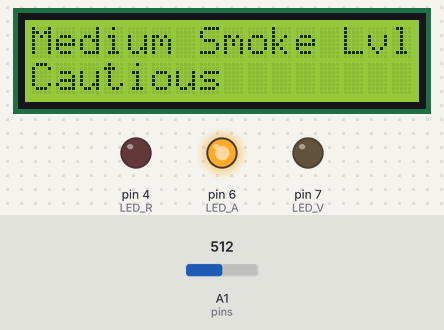
This sketch was run on a simulated Arduino Uno, built with avr-gcc and run on an emulated ATmega328P. On the bench: 16×2 character LCD, output pins drawn as LEDs (lit = HIGH). The inputs (shaded band) are chosen by the test bench; at power-on: A1 (pins) = 512.

Above: at 1.2 s.
1.3 s: A1 (pins) set to 587
2.8 s: A1 (pins) set to 608
At 3.7 s:
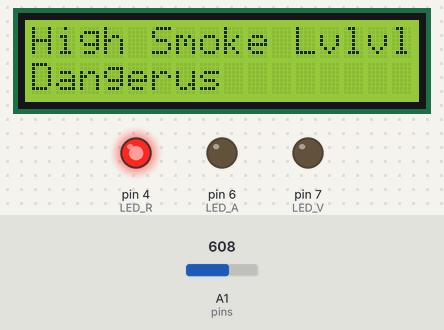
4.5 s: A1 (pins) set to 306
At 5.2 s:
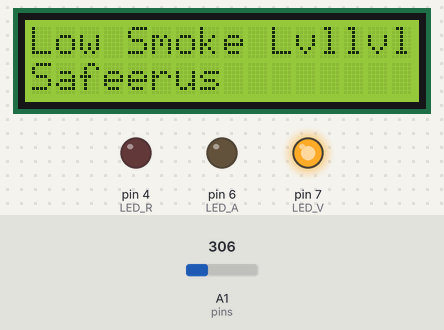
6.0 s: A1 (pins) set to 433
7.5 s: A1 (pins) set to 462
At 8.1 s:
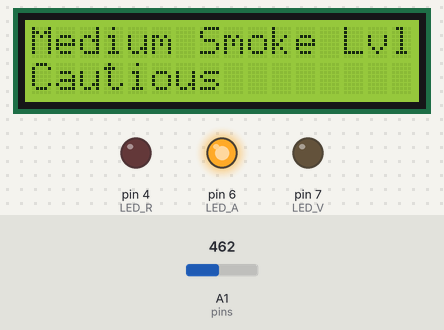
9.1 s: A1 (pins) set to 306
At 9.5 s:
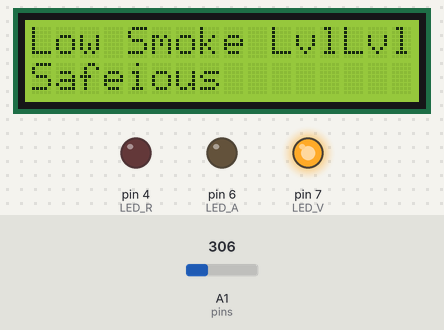
Timing chart, 0 to 11.6 s (numbered marks = the images above; inputs shaded):
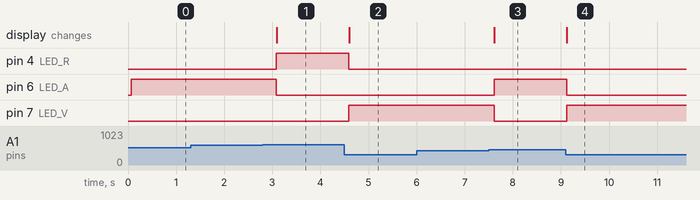

The sketch:

smoke.ino
```cpp
#include<LiquidCrystal.h>
LiquidCrystal lcd(3,2,11,10,9,5);
int const pins = A1;
int LED_V = 7;
int LED_A = 6;
int sensor = A2;
int LED_R = 4;

void setup(){
  	pinMode(LED_V, OUTPUT);
    pinMode(LED_A, OUTPUT);
    pinMode(LED_R, OUTPUT);
    Serial.begin(9600);
  	lcd.begin(16,2);
}

void loop(){
    int sensorReading = analogRead(pins);
    int valor = map(sensorReading, 300, 750, 0, 3);
  switch(valor){
    case 0:
    digitalWrite(LED_V,HIGH);
     digitalWrite(LED_A,LOW);
     digitalWrite(LED_R,LOW);
  	lcd.setCursor(0,0);
	lcd.write("Low Smoke Lvl");
    lcd.setCursor(0,1);
    lcd.write("Safe");

  	break;

  	case 1:
    digitalWrite(LED_A,HIGH);
     digitalWrite(LED_R,LOW);
    digitalWrite(LED_V,LOW);
    lcd.setCursor(0,0);
    lcd.write("Medium Smoke Lvl");
    lcd.setCursor(0,1);
    lcd.write("Cautious");
      break;

  	case 2:
      digitalWrite(LED_R,HIGH);
    digitalWrite(LED_V,LOW);
    digitalWrite(LED_A,LOW);
    lcd.setCursor(0,0);
    lcd.write("High Smoke Lvl");
    lcd.setCursor(0,1);
    lcd.write("Danger");
    break;
  }


  delay(500);
}
```

Measured:
- the behaviour switches between 599 and 600 on A1 (pins) (found by bisection; images 0 and 1)
- the behaviour switches between 449 and 450 on A1 (pins) (found by bisection; images 2 and 3)
- after the input at 1.3 s, every drawn part: stays the same
- after the input at 2.8 s, pin 4 (LED_R): LOW → HIGH after 0.28 s; pin 6 (LED_A): HIGH → LOW after 0.28 s; the display: changes after 0.29 s (image 1)
- after the input at 4.5 s, pin 4 (LED_R): HIGH → LOW after 0.09 s; pin 7 (LED_V): LOW → HIGH after 0.09 s; the display: changes after 0.10 s (image 2)
- after the input at 6.0 s, every drawn part: stays the same
- after the input at 7.5 s, pin 6 (LED_A): LOW → HIGH after 0.11 s; pin 7 (LED_V): HIGH → LOW after 0.11 s; the display: changes after 0.11 s (image 3)
- after the input at 9.1 s, pin 6 (LED_A): HIGH → LOW at once; pin 7 (LED_V): LOW → HIGH at once; the display: changes at once (image 4)
